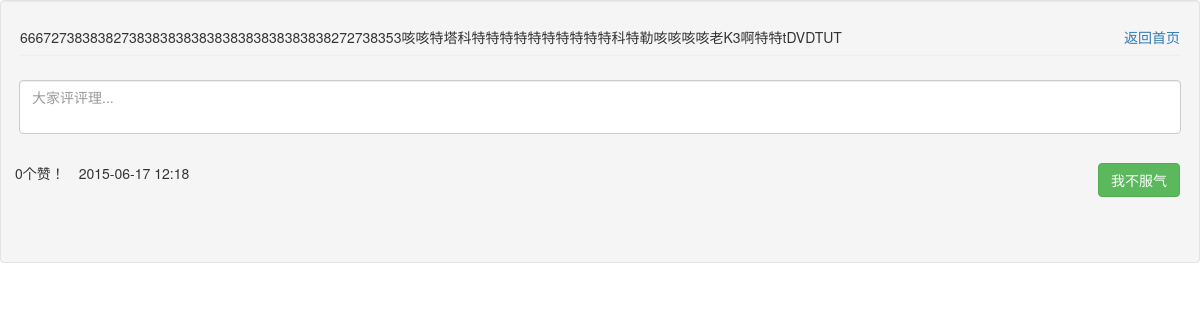
Screenshot of /comment/44 with the database file from the repository.
### Model.py (models this page shows, shortened)
class Post(db.Model):
	id = db.Column(db.Integer, primary_key=True)
	content = db.Column(db.Text)
	like_num = db.Column(db.Integer, default = 0)
	create_time = db.Column(db.DateTime, default=datetime.datetime.now)
	location = db.Column(db.Integer)
	comment_id = db.relationship('PostComment', backref='post')

### ShitTalk.py (the view)
@app.route('/comment/<post_id>', methods=['GET', 'POST'])
def comment(post_id):
	post = Post.query.filter_by(id = int(post_id)).first()
	if post != None:
		if request.method == 'POST':
			if request.form['comment_content'] != "":
				comt = request.form['comment_content']
				post_id = post.id
				addComment.delay(comt, post_id)
				return redirect(url_for('comment', post_id = post_id))
		post = Post.query.filter_by(id = int(post_id)).first()
		post_content = post.content
		post_like = post.like_num
		post_time = post.create_time
		comments = PostComment.query.filter_by(post_id = int(post_id)).all()
		coms = []
		coms_time = []
		if comments != []:
			for x in comments:
				coms.append(x.content)
				coms_time.append(x.create_time)
		length = len(comments)
		post_id = str(post_id)
		return render_template('comment.html', length = length, comments = coms, comments_time = coms_time, post_content = post_content, post_time = post_time, post_like = post_like, post_id = post_id)
	return redirect(url_for('index'))

### templates/comment.html (shortened to what this page needs)
<!DOCTYPE html>
<html>
    <head>
        <link rel="stylesheet" type="text/css" href="../static/default.css">
        <link rel="stylesheet" href="../static/assets/css/bootstrap.css" type="text/css">
        <link rel="stylesheet" href="../static/assets/css/google-plus.css" type="text/css">
        <link rel="stylesheet" href="../static/assets/css/bootstrap.min.css" type="text/css">
    </head>
    <body>
        <div class="well">
             <form class="form-horizontal" role="form" action="{{ '/comment/'+ post_id }}" method="POST">
              <h5 style="word-break:break-word;">{{ post_content }}<a href="/" style="float:right;">返回首页</a></h5>
               <div class="form-group" style="padding:14px;">
                <textarea class="form-control" name="comment_content" placeholder="大家评评理..."></textarea>
              </div>
               <button class="btn btn-success pull-right" type="submit">我不服气</button>
               <ul class="list-inline">
                    <li>{{ post_like }}个赞！</li>
                    <li>{{ post_time.strftime('%Y-%m-%d %H:%M') }}</li>
               </ul>
            </form>
            <div class="panel-body">
            </div>
        </div>
    </body>
</html>

### static/default.css (style rules this page uses)
* { -webkit-box-sizing: border-box; -moz-box-sizing: border-box; box-sizing: border-box; }

### static/assets/css/google-plus.css (style rules this page uses)
body { background-color:#e0e0e0; -webkit-font-smoothing: antialiased; font: normal 14px Roboto,arial,sans-serif; }
.btn,.form-control,.panel,.list-group,.well { border-radius:1px;box-shadow:0 0 0; }
.form-control { border-color:#d7d7d7; }
.well,.panel { border-color:#d2d2d2;box-shadow:0 1px 0 #cfcfcf;border-radius:3px; }
.btn-success,.label-success,.progress-bar-success { background-color:#65b045; }
button { outline: 0; }
textarea { resize: none; outline: 0; }
h3,h4,h5 { border:0 solid #efefef; border-bottom-width:1px; padding-bottom:10px; }

### rows the page displays
Post: content "6667273838382738383838383838383838383838272738353咳咳特塔科特特特特特特特特特特科特勒咳咳咳咳老K3啊特特tDVDTUT", strftime "2015-06-17 12:18"

### other values shown
{{ post_like }} "0"
